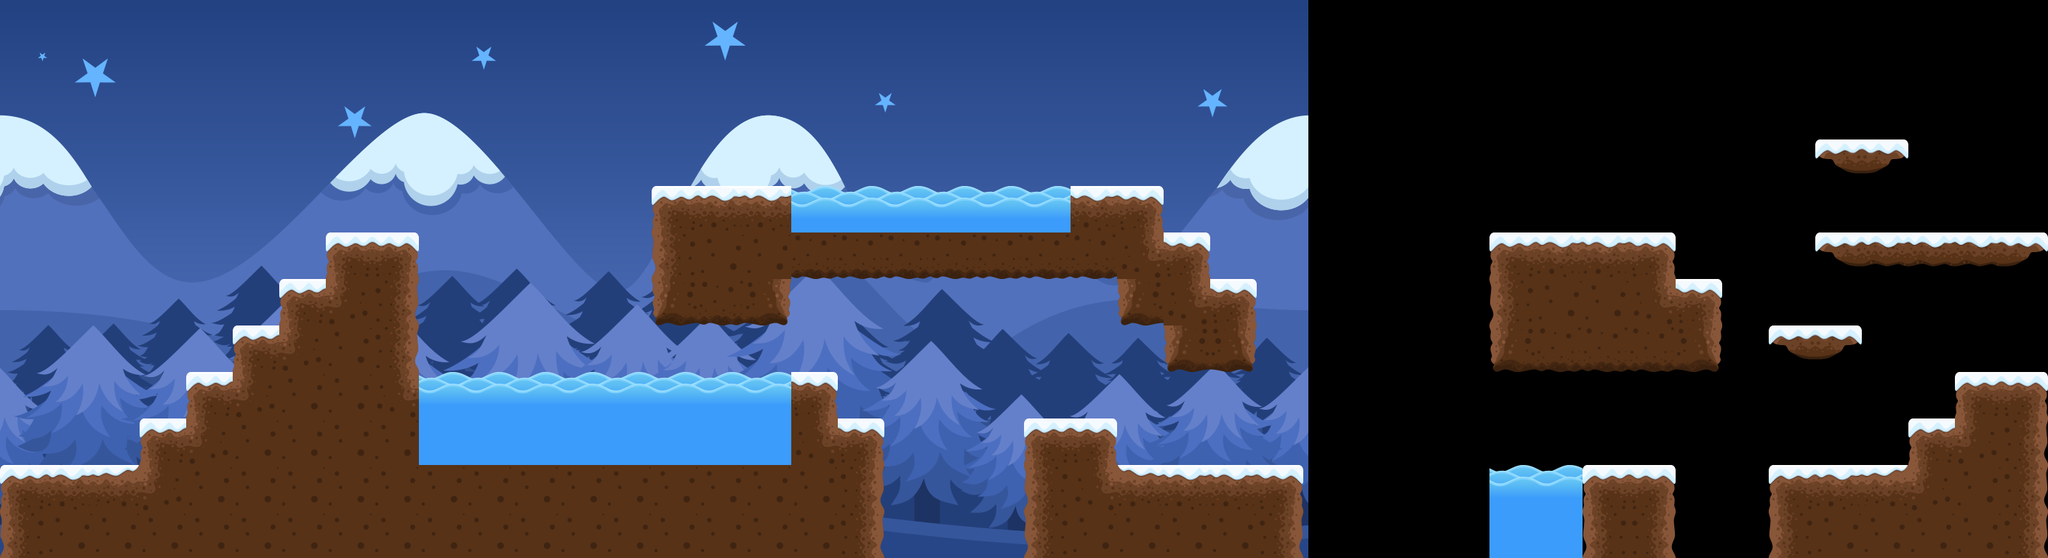

Rendered tile map (Tiled .tmx) drawn with the repository's tilesets; below, a short description and the full map source, tile grids included:
An orthogonal 44x12 tile map with 64x64 px tiles, 1 tile layer (Vrstva dlaždic 1), 2 tilesets, 1 image layer and 14 objects.

<map version="1.2" tiledversion="1.3.4" orientation="orthogonal" renderorder="right-down" width="44" height="12" tilewidth="64" tileheight="64" infinite="0" nextlayerid="4" nextobjectid="16">
 <tileset firstgid="1" source="../Objects/DefaultTileset.tsx" />
 <tileset firstgid="31" source="../Objects/DefaultObjects.tsx" />
 <imagelayer id="2" name="Obrázková vrstva 1">
  <image source="../Objects/BG.png" width="1799" height="893" />
 </imagelayer>
 <layer id="1" name="Vrstva dlaždic 1" width="44" height="12">
  <data encoding="csv">
0,0,0,0,0,0,0,0,0,0,0,0,0,0,0,0,0,0,0,0,0,0,0,0,0,0,0,0,0,0,0,0,0,0,0,0,0,0,0,0,0,0,0,0,
0,0,0,0,0,0,0,0,0,0,0,0,0,0,0,0,0,0,0,0,0,0,0,0,0,0,0,0,0,0,0,0,0,0,0,0,0,0,0,0,0,0,0,0,
0,0,0,0,0,0,0,0,0,0,0,0,0,0,0,0,0,0,0,0,0,0,0,0,0,0,0,0,0,0,0,0,0,0,0,0,0,0,0,0,0,0,0,0,
0,0,0,0,0,0,0,0,0,0,0,0,0,0,0,0,0,0,0,0,0,0,0,0,0,0,0,0,0,0,0,0,0,0,0,0,0,0,0,21,25,0,0,0,
0,0,0,0,0,0,0,0,0,0,0,0,0,0,2,3,3,26,26,26,26,26,26,3,4,0,0,0,0,0,0,0,0,0,0,0,0,0,0,0,0,0,0,0,
0,0,0,0,0,0,0,2,4,0,0,0,0,0,7,8,8,18,18,18,18,18,18,18,14,4,0,0,0,0,0,0,2,3,3,4,0,0,0,21,22,23,24,25,
0,0,0,0,0,0,2,12,9,0,0,0,0,0,16,17,20,0,0,0,0,0,0,0,16,14,4,0,0,0,0,0,7,8,8,14,4,0,0,0,0,0,0,0,
0,0,0,0,0,2,12,8,9,10,0,0,0,0,0,0,0,0,0,0,0,0,0,0,0,16,20,0,0,0,0,0,16,18,18,18,20,0,21,25,0,0,0,0,
0,0,0,0,2,12,8,8,14,27,27,27,28,28,26,26,26,4,0,0,0,0,0,0,0,0,0,0,0,0,0,0,0,0,0,0,0,0,0,0,0,0,2,4,
0,0,0,2,12,8,8,8,8,29,29,29,29,29,29,29,30,14,4,0,0,0,2,4,0,0,0,0,0,0,0,0,0,0,0,0,0,0,0,0,0,2,12,9,
2,3,11,12,8,8,8,8,8,8,8,13,13,13,8,8,8,8,9,0,0,0,7,14,15,3,3,4,0,0,0,0,26,26,2,4,0,0,2,3,11,12,8,9,
7,8,8,8,8,8,8,8,8,8,8,13,13,13,8,8,8,8,9,0,0,0,7,13,13,13,13,9,0,0,0,0,29,29,7,9,0,0,7,8,8,8,8,9
</data>
 </layer>
 <objectgroup id="3" name="Vrstva objektů 1">
  <object id="1" gid="32" x="16" y="512" width="44" height="58" />
  <object id="2" gid="33" x="96" y="512" width="54" height="58" />
  <object id="3" gid="34" x="2704" y="240" width="34" height="33" />
  <object id="4" gid="37" x="2752" y="192" width="57" height="64">
   <properties>
    <property name="shootingAngle" value="270" />
   </properties>
  </object>
  <object id="5" gid="37" x="2752" y="320" width="57" height="64">
   <properties>
    <property name="shootingAngle" value="270" />
   </properties>
  </object>
  <object id="6" gid="34" x="2768" y="496" width="34" height="33" />
  <object id="7" gid="34" x="1424" y="560" width="34" height="33" />
  <object id="8" gid="34" x="2192" y="624" width="34" height="33" />
  <object id="9" gid="34" x="1488" y="240" width="34" height="33" />
  <object id="10" gid="34" x="912" y="240" width="34" height="33" />
  <object id="12" gid="34" x="2064" y="304" width="34" height="33" />
  <object id="13" gid="36" x="1408" y="448" width="57" height="64">
   <properties>
    <property name="shootingAngle" value="0" />
   </properties>
  </object>
  <object id="14" gid="35" x="512" y="64" width="57" height="64">
   <properties>
    <property name="shootingAngle" value="0" />
   </properties>
  </object>
  <object id="15" gid="35" x="2368" y="768" width="57" height="64">
   <properties>
    <property name="shootingAngle" value="180" />
   </properties>
  </object>
 </objectgroup>
</map>
